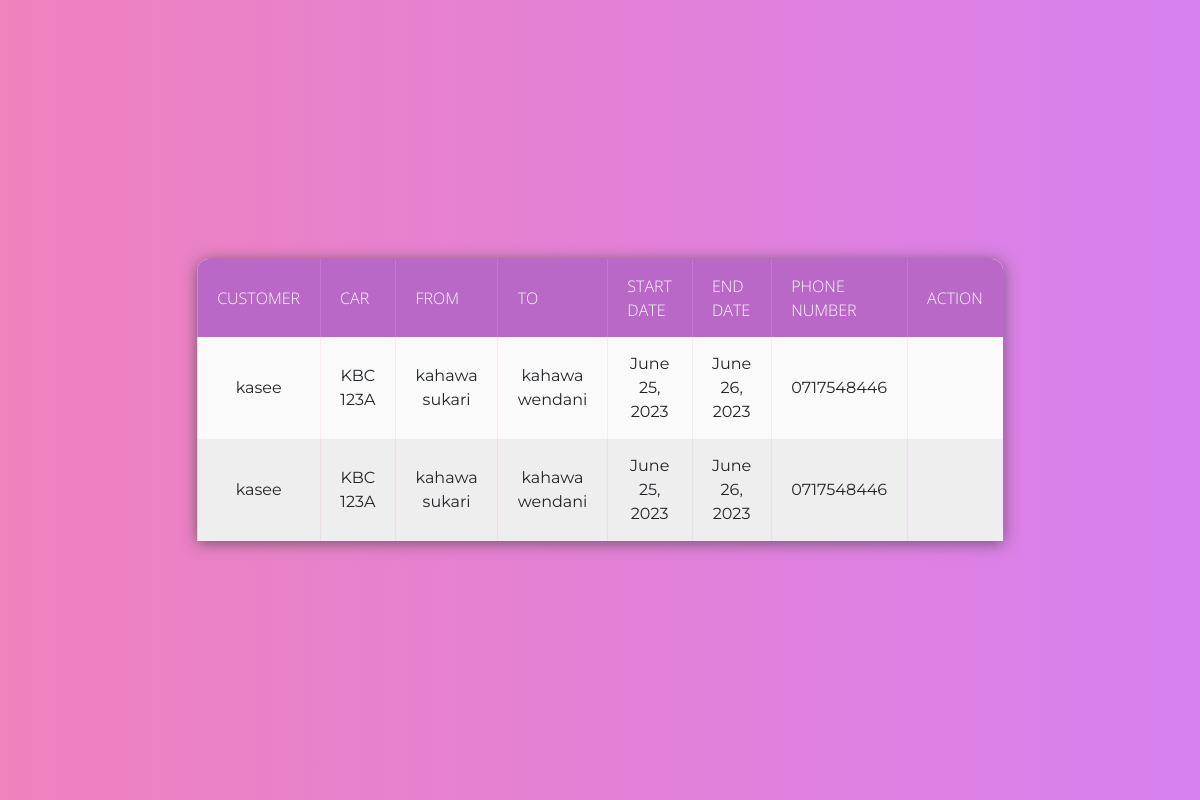
/Owner/owner_rental_requests/ (signed in), run on an earlier commit of the app's database.
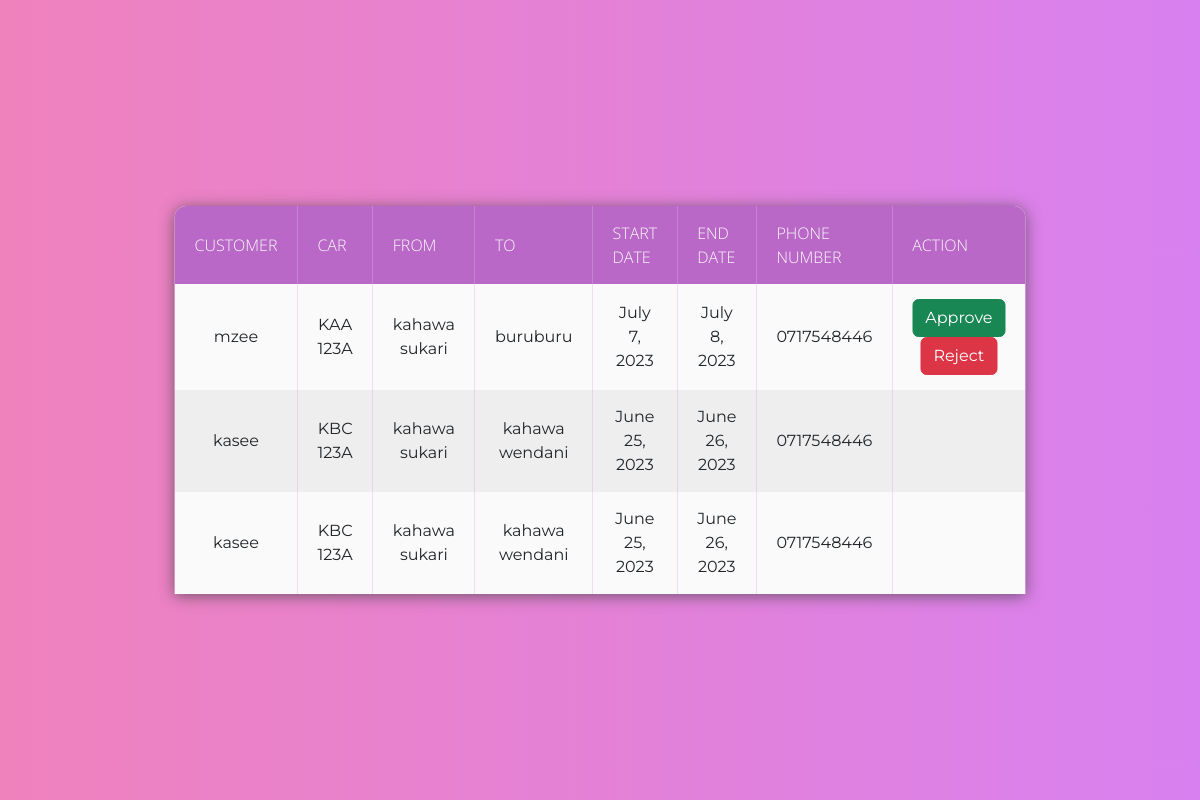
And on a later commit of the database.
### Hire/models.py (models this page shows)
class Hire(models.Model):
    customer = models.ForeignKey(User, on_delete=models.CASCADE)
    car = models.ForeignKey(Car, on_delete=models.CASCADE, null=True)
    from_destination = models.CharField(max_length=20, null="True", validators=[
        RegexValidator("^([a-zA-Z])[a-zA-Z'\d ]+$", message='Must be a valid name of a place')])
    to_destination = models.CharField(max_length=20, null=True, validators=[
        RegexValidator("^([a-zA-Z])[a-zA-Z'\d ]+$", message='Must be a valid name of a place')])
    start_date = models.DateField(
        validators=[MinValueValidator(datetime.date.today(), "Start date can not be less than today")])
    end_date = models.DateField(
        validators=[MinValueValidator(datetime.date.today(), "Start date can not be less than today")])
    phone_no = models.CharField(max_length=20, null="True",
                                validators=[RegexValidator('^(0)([127])(\d){8}$', message='Invalid phone numbers')])
    is_approved = models.BooleanField(default=False)
    is_rejected = models.BooleanField(default=False)

### accounts/models.py (models this page shows)
class User(AbstractUser):
    name = models.CharField(max_length=200, null=True) #attribute name defined
    email = models.EmailField(unique=True,null=True)

### Owner/models.py (models this page shows, shortened)
class Car(models.Model):
    owner = models.ForeignKey(User, null=True, on_delete=models.CASCADE)
    reg_no = models.CharField(max_length=20, unique=True, validators=[
        RegexValidator('^(K)([ABCDEFGHJKLMNPQRSTUVWXYZ]){2}( ){1}(\d){3}([ABCDEFGHJKLMNPQRSTUVWXYZ])$',
                       message="Invalid Number Plate")])
    image = models.ImageField(upload_to='car_images/')
    description = models.TextField(null=True, blank=True)
    phone_no = models.CharField(max_length=20, unique=True,
                                validators=[RegexValidator('^(0)([127])(\d){8}$', message='Invalid phone numbers')])
    updated = models.DateTimeField(auto_now = True , null=True)
    created = models.DateTimeField(auto_now_add=True, null= True)
    class Meta:
       ordering = ['-updated', '-created']  # Order by updated field in descending order and then by created field in descending order

### Owner/views.py (the view)
# urls.py: path('owner_rental_requests/', views.owner_notification, name='owner_notification'),
def owner_notification(request):
    user = request.user
    owned_cars = Car.objects.filter(owner=user)
    pending_hires = Hire.objects.filter(car__in=owned_cars, is_approved=False, is_rejected=False).order_by('-id')
    current_date = date.today()  # Get the current date
    for hire in pending_hires:
        hire.is_start_date_valid = hire.start_date >= current_date
    notification_count = pending_hires.count()
    return render(request, 'Owner/owner_notification.html', {
        'pending_hires': pending_hires,
        'notification_count': notification_count,
        'current_date': current_date,
    })

### Owner/templates/Owner/owner_notification.html (shortened to what this page needs)
{% load static %}
{% load static %}
<!DOCTYPE html>
{% load static %}
<html lang="en">
<head>
    <link rel="stylesheet" href="{% static 'styles/tables.css'%}">
    <link href="https://cdn.jsdelivr.net/npm/bootstrap@5.3.0-alpha3/dist/css/bootstrap.min.css" rel="stylesheet">
</head>
<body>
    <div class="filter"></div>
    <table>
        <thead>
            <tr>
                <th>Customer</th>
                <th>Car</th>
                <th>From</th>
                <th>To</th>
                <th>Start Date</th>
                <th>End Date</th>
                <th>Phone Number</th>
                <th>Action</th>
            </tr>
        </thead>
        <tbody>
            {% for hire in pending_hires %}
            <tr>
                <td>{{ hire.customer.username }}</td>
                <td>{{ hire.car.reg_no }}</td>
                <td>{{ hire.from_destination }}</td>
                <td>{{ hire.to_destination }}</td>
                <td>{{ hire.start_date }}</td>
                <td>{{ hire.end_date }}</td>
                <td>{{ hire.phone_no }}</td>
               <td>
                 {% if hire.is_start_date_valid %}
                <a href="{% url 'approve_hire' hire_id=hire.id %}" class="btn btn-success">Approve</a>
                <a href="{% url 'reject_hire' hire_id=hire.id %}" class="btn btn-danger">Reject</a>
               {% endif %}
              </td>
            </tr>
            {% endfor %}
        </tbody>
    </table>
</body>
</html>

What changed in the data, as far as the page shows it:
added Hire: customer.username "mzee", car.reg_no "KAA 123A", from_destination "kahawa sukari", to_destination "buruburu", start_date "July 7, 2023", end_date "July 8, 2023", phone_no "0717548446", shows "Approve"
